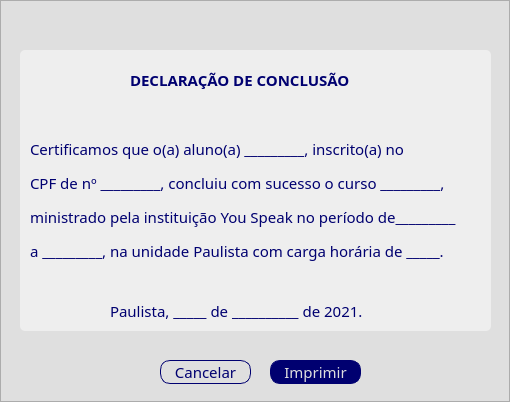
<?xml version="1.0" encoding="UTF-8"?>
<ui version="4.0">
 <class>Form</class>
 <widget class="QWidget" name="Form">
  <property name="geometry">
   <rect>
    <x>0</x>
    <y>0</y>
    <width>510</width>
    <height>402</height>
   </rect>
  </property>
  <property name="minimumSize">
   <size>
    <width>510</width>
    <height>402</height>
   </size>
  </property>
  <property name="maximumSize">
   <size>
    <width>510</width>
    <height>402</height>
   </size>
  </property>
  <property name="sizeIncrement">
   <size>
    <width>510</width>
    <height>402</height>
   </size>
  </property>
  <property name="baseSize">
   <size>
    <width>510</width>
    <height>402</height>
   </size>
  </property>
  <property name="windowTitle">
   <string>Declaração de matrícula</string>
  </property>
  <widget class="QFrame" name="frame">
   <property name="geometry">
    <rect>
     <x>0</x>
     <y>0</y>
     <width>510</width>
     <height>402</height>
    </rect>
   </property>
   <property name="minimumSize">
    <size>
     <width>510</width>
     <height>402</height>
    </size>
   </property>
   <property name="maximumSize">
    <size>
     <width>510</width>
     <height>402</height>
    </size>
   </property>
   <property name="sizeIncrement">
    <size>
     <width>510</width>
     <height>402</height>
    </size>
   </property>
   <property name="styleSheet">
    <string notr="true">background-color: rgb(223, 223, 223);</string>
   </property>
   <property name="frameShape">
    <enum>QFrame::StyledPanel</enum>
   </property>
   <property name="frameShadow">
    <enum>QFrame::Raised</enum>
   </property>
   <widget class="QPushButton" name="pushButton_9">
    <property name="geometry">
     <rect>
      <x>270</x>
      <y>360</y>
      <width>91</width>
      <height>24</height>
     </rect>
    </property>
    <property name="styleSheet">
     <string notr="true">QPushButton {
	font: 15px Montserrat, sans-serif;
	font-weight: normal;
	border: 1px solid rgb(0, 0, 112) ;
	border-radius: 10px;
	color: rgb(223, 223, 223);
	background-color: rgb(0, 0, 112);
}

QPushButton:hover {
	background-color: rgb(237, 224, 7);
	border-radius: 10px;
	color: rgb(0, 0, 112);
}

QPushButton:pressed {
	background-color: rgb(211, 214, 4);
}</string>
    </property>
    <property name="text">
     <string>Imprimir</string>
    </property>
   </widget>
   <widget class="QPushButton" name="pushButton_8">
    <property name="geometry">
     <rect>
      <x>160</x>
      <y>360</y>
      <width>91</width>
      <height>24</height>
     </rect>
    </property>
    <property name="styleSheet">
     <string notr="true">QPushButton {
	font: 15px Montserrat, sans-serif;
	font-weight: normal;
	border: 1px solid rgb(0, 0, 112) ;
	border-radius: 10px;
	color: rgb(0, 0, 112);
}

QPushButton:hover {
	background-color: rgb(237, 224, 7);
	border-radius: 10px;
	color: rgb(0, 0, 112);
}

QPushButton:pressed {
	background-color: rgb(211, 214, 4);
}</string>
    </property>
    <property name="text">
     <string>Cancelar</string>
    </property>
   </widget>
   <widget class="QFrame" name="frame_2">
    <property name="geometry">
     <rect>
      <x>20</x>
      <y>50</y>
      <width>471</width>
      <height>281</height>
     </rect>
    </property>
    <property name="styleSheet">
     <string notr="true">QFrame {
	background-color: rgb(238, 238, 238);
	border-radius: 5px;
}</string>
    </property>
    <property name="frameShape">
     <enum>QFrame::StyledPanel</enum>
    </property>
    <property name="frameShadow">
     <enum>QFrame::Raised</enum>
    </property>
    <widget class="QLabel" name="label_9">
     <property name="geometry">
      <rect>
       <x>110</x>
       <y>20</y>
       <width>241</width>
       <height>20</height>
      </rect>
     </property>
     <property name="styleSheet">
      <string notr="true">QLabel {
	font: 15px Montserrat, sans-serif;
	font-weight: bold;
	color: rgb(0, 0, 112);
}</string>
     </property>
     <property name="text">
      <string>DECLARAÇÃO DE CONCLUSÃO</string>
     </property>
    </widget>
    <widget class="QLabel" name="label_10">
     <property name="geometry">
      <rect>
       <x>10</x>
       <y>60</y>
       <width>444</width>
       <height>180</height>
      </rect>
     </property>
     <property name="minimumSize">
      <size>
       <width>444</width>
       <height>180</height>
      </size>
     </property>
     <property name="maximumSize">
      <size>
       <width>444</width>
       <height>180</height>
      </size>
     </property>
     <property name="sizeIncrement">
      <size>
       <width>444</width>
       <height>180</height>
      </size>
     </property>
     <property name="baseSize">
      <size>
       <width>444</width>
       <height>180</height>
      </size>
     </property>
     <property name="styleSheet">
      <string notr="true">QLabel {
	font: 15px Montserrat, sans-serif;
	font-weight: normal;
	color: rgb(0, 0, 112);
}</string>
     </property>
     <property name="text">
      <string>&lt;html&gt;&lt;head/&gt;&lt;body&gt;&lt;p&gt;Certificamos que o(a) aluno(a) _________, inscrito(a) no&lt;/p&gt;&lt;p align=&quot;justify&quot;&gt;CPF de nº _________, concluiu com sucesso o curso _________,&lt;/p&gt;&lt;p align=&quot;justify&quot;&gt;ministrado pela instituição You Speak no período de_________&lt;/p&gt;&lt;p align=&quot;justify&quot;&gt;a _________, na unidade Paulista com carga horária de _____.&lt;/p&gt;&lt;/body&gt;&lt;/html&gt;</string>
     </property>
    </widget>
    <widget class="QLabel" name="label_11">
     <property name="geometry">
      <rect>
       <x>90</x>
       <y>250</y>
       <width>281</width>
       <height>20</height>
      </rect>
     </property>
     <property name="styleSheet">
      <string notr="true">QLabel {
	font: 15px Montserrat, sans-serif;
	font-weight: normal;
	color: rgb(0, 0, 112);
}</string>
     </property>
     <property name="text">
      <string>&lt;html&gt;&lt;head/&gt;&lt;body&gt;&lt;p&gt;Paulista, _____ de __________ de 2021.&lt;/p&gt;&lt;/body&gt;&lt;/html&gt;</string>
     </property>
    </widget>
   </widget>
  </widget>
 </widget>
 <resources/>
 <connections/>
</ui>
